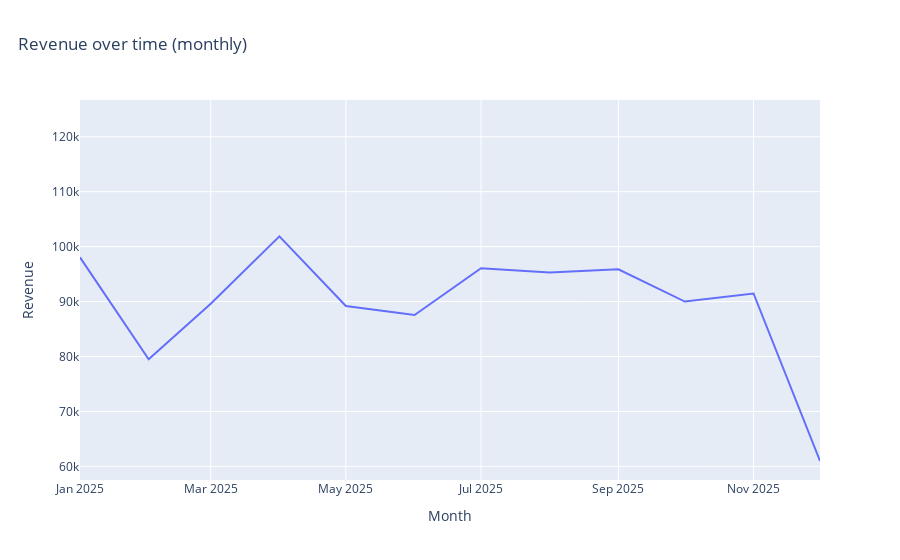

Notebook code for this chart:
### Code cell
trend = (
    df.groupby("month", dropna=False)
      .agg(n=("order_id","size"), revenue=("amount","sum"))
      .reset_index()
      .sort_values("month")
)

fig = px.line(trend, x="month", y="revenue", title="Revenue over time (monthly)")
fig.update_layout(title={"x": 0.02})
fig.update_xaxes(title_text="Month")
fig.update_yaxes(title_text="Revenue")
save_fig(fig, FIGS / "revenue_trend_monthly.png")
fig

### Figure 1 — Plotly figure (JSON) as saved in the notebook; plotly's stock layout.template omitted (floating-point values rounded to 4 significant figures)
{"data": [{"hovertemplate": "month=%{x}<br>revenue=%{y}<extra></extra>", "legendgroup": "", "line": {"color": "#636efa", "dash": "solid"}, "marker": {"symbol": "circle"}, "mode": "lines", "name": "", "orientation": "v", "showlegend": false, "type": "scatter", "x": ["2025-01", "2025-02", "2025-03", "2025-04", "2025-05", "2025-06", "2025-07", "2025-08", "2025-09", "2025-10", "2025-11", "2025-12", null], "xaxis": "x", "y": [98040.0, 79490.0, 89610.0, 101900.0, 89170.0, 87540.0, 96070.0, 95300.0, 95860.0, 90000.0, 91460.0, 60960.0, 123200.0], "yaxis": "y"}], "layout": {"legend": {"tracegroupgap": 0}, "title": {"text": "Revenue over time (monthly)", "x": 0.02}, "xaxis": {"anchor": "y", "domain": [0, 1], "title": {"text": "Month"}}, "yaxis": {"anchor": "x", "domain": [0, 1], "title": {"text": "Revenue"}}}}
